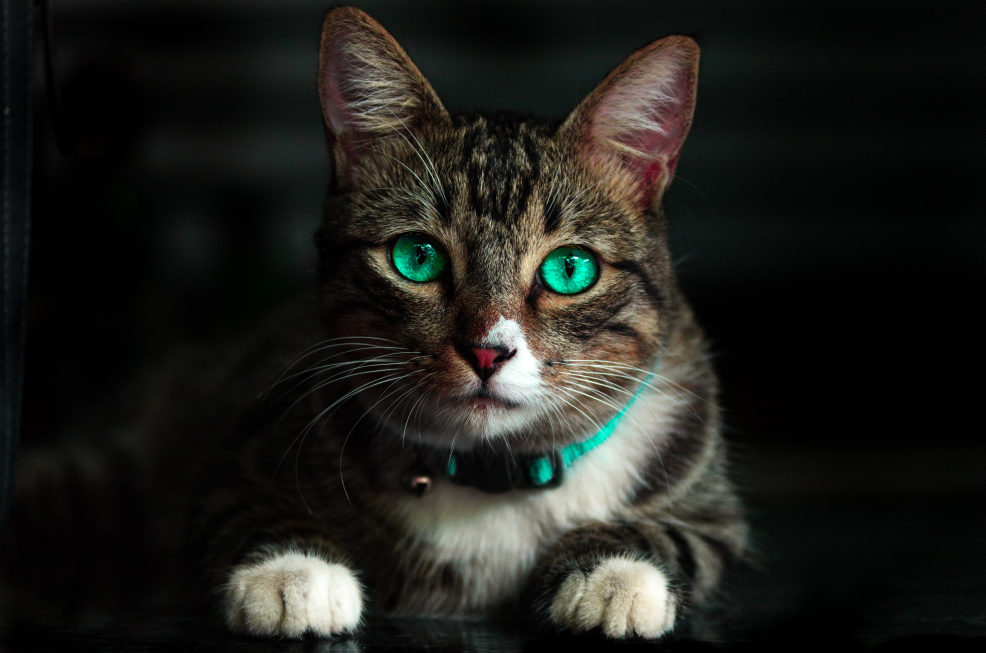
#> input picture CAT.jpg, 4928 x 3264 px (shown at 1/5 size)
$ python transformations.py
#> lines starting #> are read from the running program, lines starting #| are printed output that depends on the picture
#> further down, img is the input picture: shape (3264, 4928, 3); mean B, G, R 27.9, 32, 31.8
import cv2 as cv
import numpy as np

def rescale(frame, scale=0.25):
#> called with scale = 0.25
    width=int(frame.shape[1]*scale)
#> width = 1232
    height=int(frame.shape[0] * scale)
#> height = 816
    dimensions=(width,height)
#> dimensions = (1232, 816)
    return cv.resize(frame,dimensions,interpolation=cv.INTER_AREA)

img=cv.imread("CAT.jpg")
resize=rescale(img)
cv.imshow("CAT",resize)

#Translation
def translate(img,x,y):
#> called with x = 100, y = 100
    transMat=np.float32([[1,0,x],[0,1,y]])
    dimensions=(img.shape[1],img.shape[0])
#> dimensions = (1232, 816)
    return cv.warpAffine(img,transMat,dimensions)
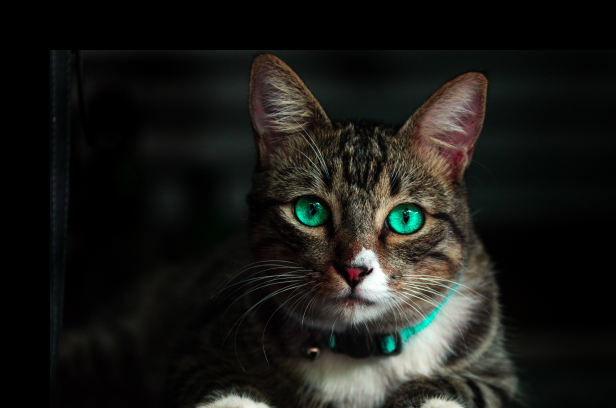
#> returned value: shape (816, 1232, 3) (shown at 1/2 size); mean of channels 0, 1, 2 23, 26.4, 26.5; drawn as B, G, R

translated=translate(resize,100,100)

cv.imshow("Translated",translated)

#Rotation
def rotate(img,angle,rotPoint=None):
#> called with angle = 45
    (height,width)=img.shape[:2]
#> height = 816; width = 1232

    if rotPoint is None:
        rotPoint=(width//2,height//2)
#> rotPoint = (616, 408)

    rotMat=cv.getRotationMatrix2D(rotPoint,angle,1.0)
    dimensions=(width,height)
#> dimensions = (1232, 816)

    return cv.warpAffine(img,rotMat,dimensions)
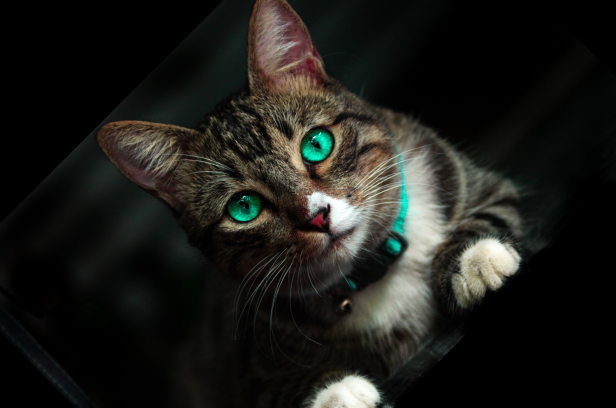
#> returned value: shape (816, 1232, 3) (shown at 1/2 size); mean of channels 0, 1, 2 25.4, 29.1, 29.3; drawn as B, G, R

rotated=rotate(resize,45)
cv.imshow("Rotated",rotated)

cv.waitKey(0)
